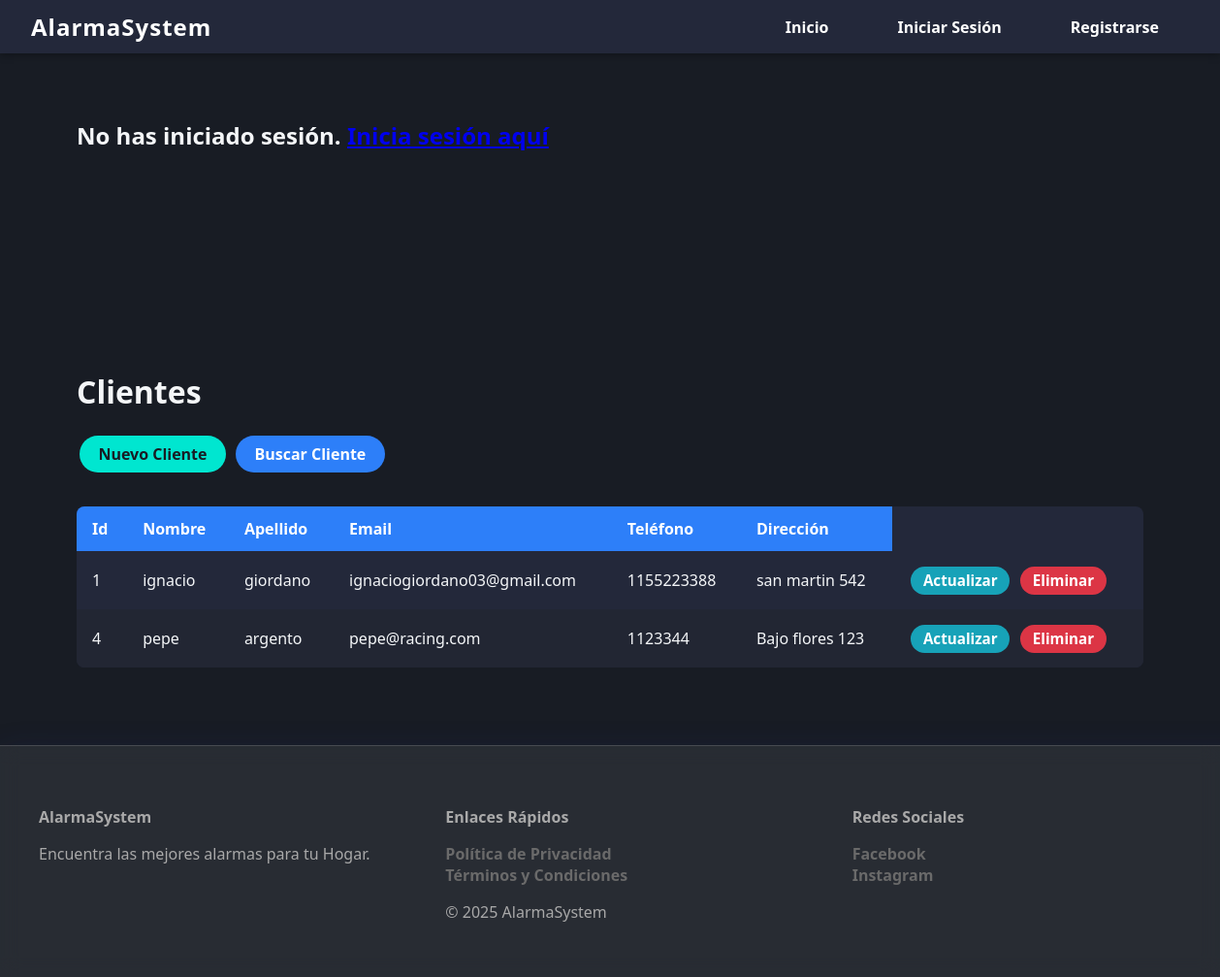
/clientes/, run on the app's committed database.
### App/models.py (models this page shows, shortened)
class Clientes(models.Model):
    nombre = models.CharField(max_length=100)
    apellido = models.CharField(max_length=100)
    email = models.EmailField(unique=True)
    telefono = models.CharField(max_length=20, blank=True)
    direccion = models.CharField(max_length=200, blank=True)

### App/views.py (the view)
# urls.py: path('clientes/', views.mostrar_clientes, name='clientes'),
def mostrar_clientes(request):
    clientes = Clientes.objects.all()
    context = {'clientes': clientes}
    return render(request, 'App/clientes.html', context)

### App/Templates/App/clientes.html (shortened to what this page needs)
{% extends 'App/base.html' %}
{% block codigoDinamico %}
<div class="container">
    <h1>Clientes</h1>
    <div style="margin-bottom: 2rem;">
        <a href="{% url 'crear_cliente' %}" class="btn btn-success">Nuevo Cliente</a>
        <a href="{% url 'buscar_apellido_cliente' %}" class="btn btn-primary">Buscar Cliente</a>
    </div>
    <table class="table table-dark table-hover">
        <thead>
            <tr>
                <th scope="col">Id</th>
                <th scope="col">Nombre</th>
                <th scope="col">Apellido</th>
                <th scope="col">Email</th>
                <th scope="col">Teléfono</th>
                <th scope="col">Dirección</th>
            </tr>
        </thead>
        <tbody>
            {% for cliente in clientes %}
            <tr>
                <td>{{ cliente.id }}</td>
                <td>{{ cliente.nombre }}</td>
                <td>{{ cliente.apellido }}</td>
                <td>{{ cliente.email }}</td>
                <td>{{ cliente.telefono }}</td>
                <td>{{ cliente.direccion }}</td>
                <td>
                        <a href="{% url 'actualizar_cliente' cliente.id %}" class="btn btn-info btn-sm">Actualizar</a>
                        <a href="{% url 'eliminar_cliente' cliente.id %}" class="btn btn-danger btn-sm">Eliminar</a>
                    </td>
            </tr>
            {% empty %}
                <tr>
                    <td colspan="6">No hay clientes registrados.</td>
                </tr>
            {% endfor %}
        </tbody>
    </table>
</div>
{% endblock %}

### App/static/App/styles.css (style rules this page uses)
body { margin: 0; font-family: 'Segoe UI', Arial, sans-serif; background: #181c24; color: #f4f6f8; }
.container { max-width: 1100px; margin: 2rem auto; padding: 1rem; background: none; }
.table { width: 100%; border-collapse: collapse; margin-bottom: 2rem; background: #23283a; color: #f4f6f8; border-radius: 8px; overflow: hidden; }
.table th, .table td { padding: 0.75rem 1rem; text-align: left; }
.table th { background: #2d7ff9; color: #fff; }
.table tr:nth-child(even) { background: #222633; }
.btn { display: inline-block; padding: 0.5rem 1.2rem; border-radius: 20px; font-weight: bold; text-decoration: none; border: none; cursor: pointer; margin: 0.2rem 0.2rem; transition: background 0.2s, color 0.2s; }
.btn-success { background: #00e6d0; color: #181c24; }
.btn-primary { background: #2d7ff9; color: #fff; }
.btn-info { background: #17a2b8; color: #fff; }
.btn-danger { background: #dc3545; color: #fff; }
.btn-sm { padding: 0.3rem 0.8rem; font-size: 0.95rem; }

### data on the page
Clientes: id "1", nombre "ignacio", apellido "giordano", email "ignaciogiordano03@gmail.com", telefono "1155223388", direccion "san martin 542"
Clientes: id "4", nombre "pepe", apellido "argento", email "pepe@racing.com", telefono "1123344", direccion "Bajo flores 123"
